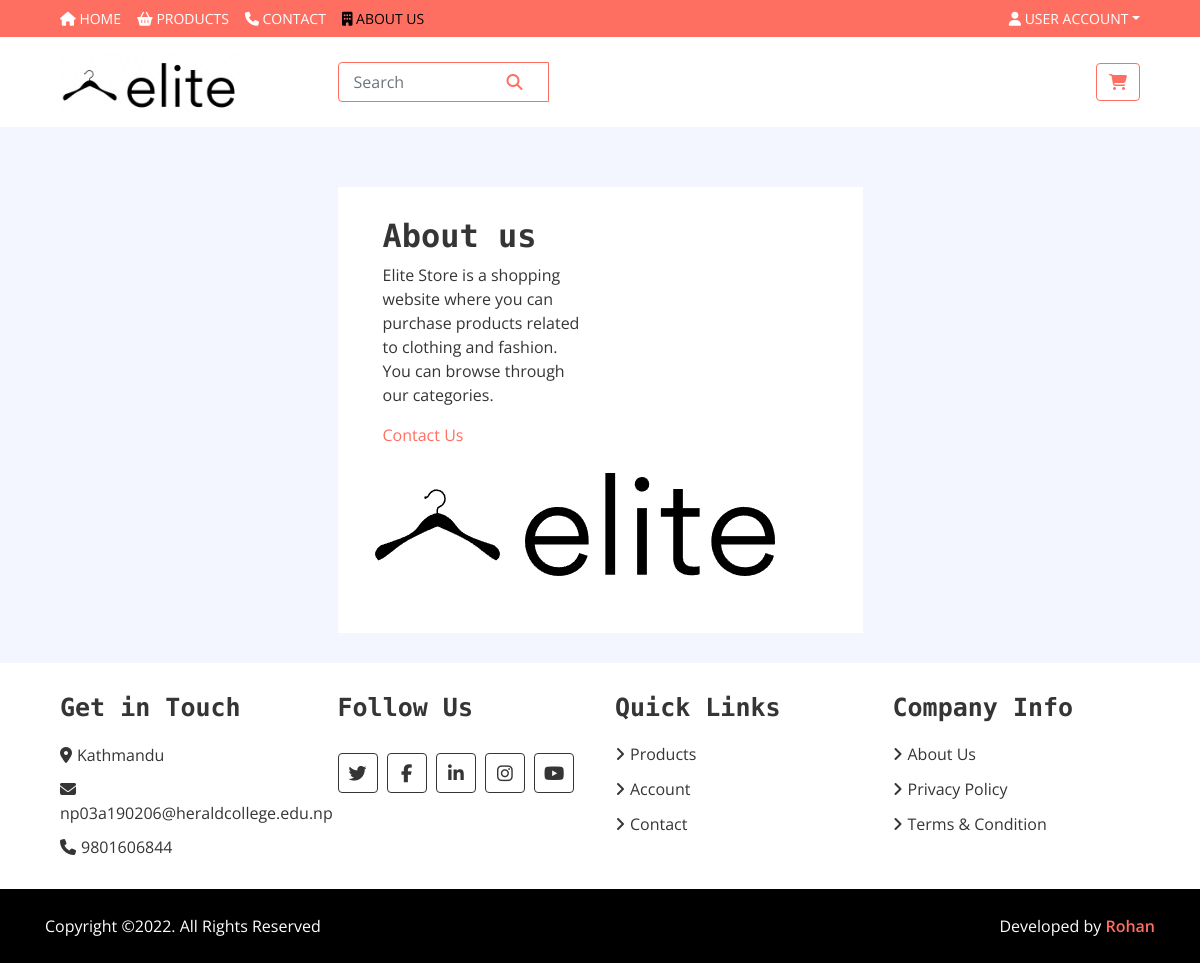
/about, run on the app's committed database.
### store/models.py (models this page shows)
class Detail(models.Model):
    email = models.EmailField()
    contact = models.CharField(max_length=12)
    address = models.CharField(max_length=100)
    class Meta:
        verbose_name_plural='Details'

### accounts/views.py (the view)
# urls.py: path('about', views.about, name="about"),
def about(request):
    details=Detail.objects.all().order_by('-id')
    return render(request, 'store/about.html',{'details':details})

### templates/store/about.html
{% extends 'base.html' %}
{% block nav_item_about %}active{% endblock nav_item_about %}
{% block content %}
{% load static %}
<div class="login">
    <div class="container-fluid">
        <div class="row justify-content-center">
            <div class="col-lg-6">
                <div class="login-form">
                    <div class="col-md-6">
                        <div class="about_box">
                           <div class="titlepage">
                              <h2>About us</h2>
                           </div>
                           <p>Elite Store is a shopping website where you can purchase products related to clothing and fashion. You can browse through our categories.</p>
                           <a href="#">Contact Us</a>
                        </div>
                     </div>
          <div class="about_img">
             <figure><img  src="{% static "img/logo.png" %}" alt="#"/></figure>
          </div>
       </div>
    </div>
 </div>
</div>
{% endblock %}

### templates/base.html (shortened to what this page needs)
<!DOCTYPE html>
<html lang="en">
    {% load static %}
    <head>
        <link href="{% static "node_modules/bootstrap/dist/css/bootstrap.min.css" %}" rel="stylesheet">
        <link href="{% static "node_modules/@fortawesome/fontawesome-free/css/all.min.css" %}" rel="stylesheet">
        <link href="{% static 'css/style.css' %}" rel="stylesheet">
    </head>
    <body>
           <div class="nav">
                <div class="container-fluid">
                    <nav class="navbar navbar-expand-md bg-dark navbar-dark">
                    <div class="collapse navbar-collapse justify-content-between" id="navbarCollapse">
                        <div class="navbar-nav mr-auto">
                            <a class="nav-item nav-link {% block nav_item_home %}{% endblock nav_item_home %}" href='{% url "home" %}'><i class="fa fa-home" aria-hidden="true"></i> Home<span class="sr-only">(current)</span></a>
                            <a class="nav-item nav-link {% block nav_item_products %}{% endblock nav_item_products %}" href='{% url "product-list" %}'><i class="fa fa-shopping-basket" aria-hidden="true"></i> Products</a>
                            <a class="nav-item nav-link {% block nav_item_contact %}{% endblock nav_item_contact %}" href='{% url "contact" %}'><i class="fa fa-phone" aria-hidden="true"></i> Contact</a>
                            <a class="nav-item nav-link {% block nav_item_about %}{% endblock nav_item_about %}" href='{% url "about" %}'><i class="fa fa-building" aria-hidden="true"></i> About Us</a>
                        </div>
                        <div class="navbar-nav ml-auto">
                            <div class="nav-item dropdown">
                                {% if user.is_authenticated %}
                                <a href="#" class="nav-link dropdown-toggle" data-toggle="dropdown">Hello {{user.username}}!</a>
                                <div class="dropdown-menu">
                                    <a href="{% url "myaccount" %}" class="dropdown-item"><i class="fa fa-user"></i> My Account</a>
                                    <a href="{% url "signout" %}" class="dropdown-item"><i class="fa fa-sign-out" aria-hidden="true"></i> Logout</a>
                                </div>
                                {% else %}
                                <a href="#" class="nav-link dropdown-toggle" data-toggle="dropdown"><i class="fa fa-user" aria-hidden="true"></i> User Account</a>
                                {% endif %}
                            </div>
                        </div>
                </nav>
               </div>
            </div>
        <div class="bottom-bar">
            <div class="container-fluid">
                <div class="row align-items-center">
                    <div class="col-md-3">
                        <div class="logo">
                            <a href="{% url "home" %}">
                                <img src="{% static "img/logo.png" %}" alt="Logo">
                            </a>
                        </div>
                    </div>
                    <div class="col-md-6">
                        <div class="search">
                                <form class="form-inline my-2 my-lg-0" action="/search">
                                    <div class="input-group">
                                        <input name="keyword" type="text" class="form-control" placeholder="Search">
                                        <div class="input-group-append">
                                          <button class="btn btn-dark" type="submit" id="button-addon2"><i class="fa fa-search"></i></button>
                                        </div>
                                      </div>
                                  </form>
                        </div>
                    </div>
                    <div class="col-md-3">
                        <div class="user">
                            <a href="{% url "cart" %}" class="btn cart">
                                <i class="fa fa-shopping-cart"></i>
                                 </a>
                        </div>
                    </div>
                </div>
            </div>
        </div>
        {% block content %}{% endblock %}
        <div class="footer">
            <div class="container-fluid">
                <div class="row">
                    {% for detail in details %}
                    <div class="col-lg-3 col-md-6">
                        <div class="footer-widget">
                            <h2>Get in Touch</h2>
                            <div class="contact-info">
                                <p><i class="fa fa-map-marker"></i>{{detail.address}}</p>
                                <p><i class="fa fa-envelope"></i>{{detail.email}}</p>
                                <p><i class="fa fa-phone"></i>{{detail.contact}}</p>
                            </div>
                        </div>
                    </div>
                    {% endfor %}
                    <div class="col-lg-3 col-md-6">
                        <div class="footer-widget">
                            <h2>Follow Us</h2>
                            <div class="contact-info">
                                <div class="social">
                                    <a href="http://www.twitter.com"><i class="fab fa-twitter"></i></a>
                                    <a href="http://www.facebook.com"><i class="fab fa-facebook-f"></i></a>
                                    <a href="http://www.linkedin.com"><i class="fab fa-linkedin-in"></i></a>
                                    <a href="http://www.instagram.com"><i class="fab fa-instagram"></i></a>
                                    <a href="http://www.youtube.com"><i class="fab fa-youtube"></i></a>
                                </div>
                            </div>
                        </div>
                    </div>
                    <div class="col-lg-3 col-md-6">
                        <div class="footer-widget">
                            <h2>Quick Links</h2>
                            <ul>
                                <li><a href="{% url "product-list" %}">Products</a></li>
                                <li><a href="{% url "myaccount" %}">Account</a></li>
                                <li><a href="{% url "contact" %}">Contact</a></li>
                            </ul>
                        </div>
                    </div>
                    <div class="col-lg-3 col-md-6">
                        <div class="footer-widget">
                            <h2>Company Info</h2>
                            <ul>
                                <li><a href="{% url 'about' %}">About Us</a></li>
                                <li><a href="{% url 'privacy-policy' %}">Privacy Policy</a></li>
                                <li><a href="{% url 'terms' %}">Terms & Condition</a></li>
                            </ul>
                        </div>
                    </div>
                </div>
            </div>
        </div>
        <div class="footer-bottom">
            <div class="container">
                <div class="row">
                    <div class="col-md-6 copyright">
                        <p>Copyright &copy;2022. All Rights Reserved</p>
                    </div>
                    <div class="col-md-6 template-by">
                        <p>Developed by <a href="http://www.rohantimalsina.com.np">Rohan</a></p>
                    </div>
                </div>
            </div>
        </div>
    </body>
</html>

### static/css/style.css (style rules this page uses)
body { color: #353535; font-family: 'Open Sans', sans-serif; font-weight: 400; background: #f3f6ff; }
a { color: #FF6F61; }
h2 { font-family: 'Source Code Pro', monospace; font-weight: 700; }
@media (min-width: 992px) { .container-fluid { padding-right: 60px; padding-left: 60px; } }
.form-control, .custom-select { width: 100%; height: 35px; padding: 0 15px; color: #999999; border: 1px solid #dddddd; margin-bottom: 15px }
.btn { color: #FF6F61; background: #ffffff; border: 1px solid #FF6F61; }
.nav { position: relative; }
@media (min-width: 992px) { .nav .container-fluid { padding-left: 52px; padding-right: 52px; } }
.nav .navbar { height: 100%; padding: 0; }
@media (min-width: 768px) { .nav, .nav .navbar { background: #FF6F61 !important; } }
@media (min-width: 768px) { .nav .navbar-dark a.nav-link { color: #ffffff; font-size: 14px; text-transform: uppercase; } }
@media (min-width: 768px) { .nav .navbar-dark a.nav-link:hover, .nav .navbar-dark a.nav-link.active { color: #000000; } }
.bottom-bar { padding: 15px 0; background: #ffffff; margin-bottom: 30px; }
.bottom-bar .logo { text-align: left; overflow: hidden; }
.bottom-bar .logo a img { max-height: 60px; }
.bottom-bar .search { width: 100%; }
.bottom-bar .search input[type=text] { width: 100%; height: 40px; padding: 0 15px; color: #666666; border: 1px solid #FF6F61; border-radius: 4px; }
.bottom-bar .search button { position: absolute; width: 40px; height: 38px; top: 1px; right: 16px; padding: 0 15px; border: none; background: none; color: #FF6F61; border-radius: 0 2px 2px 0; }
.bottom-bar .user { font-size: 0; text-align: right; }
.bottom-bar .user .cart i, .bottom-bar .user .wishlist i { color: #FF6F61; }
@media (min-width: 768px) { .bottom-bar { max-height: 90px; } }
.footer { position: relative; padding: 30px 0 0 0; background: #ffffff; }
.footer .footer-widget { position: relative; width: 100%; margin-bottom: 30px; }
.footer .footer-widget h2 { font-size: 25px; white-space: nowrap; margin-bottom: 20px; }
.footer .footer-widget ul { margin: 0; padding: 0; list-style: none; }
.footer .footer-widget ul li { margin-bottom: 12px; }
.footer .footer-widget ul li:last-child { margin-bottom: 0; }
.footer .footer-widget ul li a { color: #353535; white-space: nowrap; display: block; line-height: 23px; transition: all .3s; }
.footer .footer-widget ul li a::before { content: '\f105'; font-family: 'Font Awesome 5 Free'; font-weight: 900; padding-right: 5px; }
.footer .contact-info p { margin-bottom: 10px; font-size: 16px; }
.footer .contact-info p i { margin-right: 5px; }
.footer .social { position: relative; width: 100%; }
.footer .social a { display: inline-block; margin: 10px 5px 0 0; width: 40px; height: 40px; padding: 6px 0; text-align: center; font-size: 18px; color: #353535; border: 1px solid #353535; border-radius: 4px; transition: all .3s; }
.footer-bottom { position: relative; padding: 25px 0; background: #000000; }
.footer-bottom .copyright { text-align: left; }
.footer-bottom .template-by { text-align: right; }
.footer-bottom .copyright p, .footer-bottom .template-by p { color: #ffffff; font-weight: 400; margin: 0; }
.footer-bottom .copyright p a, .footer-bottom .template-by p a { font-weight: 600; }
.login { position: relative; padding-top: 30px; }
.login .login-form, .login .register-form { padding: 30px; background: #ffffff; margin-bottom: 30px; }

### data on the page
Detail: address "Kathmandu", email "np03a190206@heraldcollege.edu.np", contact "9801606844"
